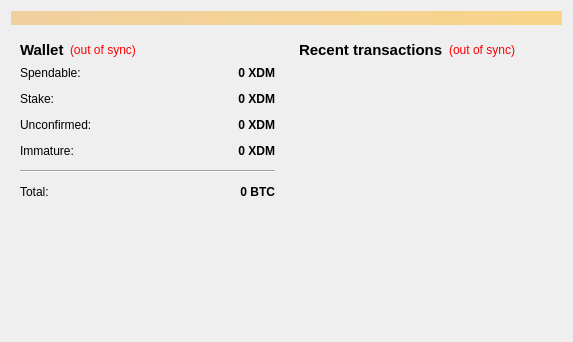
<?xml version="1.0" encoding="UTF-8"?>
<ui version="4.0">
 <class>OverviewPage</class>
 <widget class="QWidget" name="OverviewPage">
  <property name="geometry">
   <rect>
    <x>0</x>
    <y>0</y>
    <width>573</width>
    <height>342</height>
   </rect>
  </property>
  <property name="windowTitle">
   <string>Form</string>
  </property>
  <layout class="QVBoxLayout" name="topLayout">
   <item>
    <widget class="QLabel" name="labelAlerts">
     <property name="visible">
      <bool>false</bool>
     </property>
     <property name="styleSheet">
      <string notr="true">background-color: qlineargradient(x1: 0, y1: 0, x2: 1, y2: 0, stop:0 #F0D0A0, stop:1 #F8D488);  color:#000000
</string>
     </property>
     <property name="wordWrap">
      <bool>true</bool>
     </property>
     <property name="margin">
      <number>3</number>
     </property>
    </widget>
   </item>
   <item>
    <layout class="QHBoxLayout" name="horizontalLayout" stretch="1,1">
     <item>
      <layout class="QVBoxLayout" name="verticalLayout_2">
       <item>
        <widget class="QWidget" name="widget" native="true">
         <layout class="QVBoxLayout" name="verticalLayout_4">
          <item>
           <layout class="QHBoxLayout" name="horizontalLayout_4">
            <item>
             <widget class="QLabel" name="label_5">
              <property name="font">
               <font>
                <pointsize>11</pointsize>
                <weight>75</weight>
                <bold>true</bold>
               </font>
              </property>
              <property name="text">
               <string>Wallet</string>
              </property>
             </widget>
            </item>
            <item>
             <widget class="QLabel" name="labelWalletStatus">
              <property name="toolTip">
               <string>The displayed information may be out of date. Your wallet automatically synchronizes with the Mxdum network after a connection is established, but this process has not completed yet.</string>
              </property>
              <property name="styleSheet">
               <string notr="true">QLabel { color: red; }</string>
              </property>
              <property name="text">
               <string notr="true">(out of sync)</string>
              </property>
              <property name="alignment">
               <set>Qt::AlignLeading|Qt::AlignLeft|Qt::AlignVCenter</set>
              </property>
             </widget>
            </item>
            <item>
             <spacer name="horizontalSpacer_2">
              <property name="orientation">
               <enum>Qt::Horizontal</enum>
              </property>
              <property name="sizeHint" stdset="0">
               <size>
                <width>40</width>
                <height>20</height>
               </size>
              </property>
             </spacer>
            </item>
           </layout>
          </item>
          <item>
           <layout class="QFormLayout" name="formLayout_2">
            <property name="fieldGrowthPolicy">
             <enum>QFormLayout::AllNonFixedFieldsGrow</enum>
            </property>
            <property name="horizontalSpacing">
             <number>12</number>
            </property>
            <property name="verticalSpacing">
             <number>12</number>
            </property>
            <item row="0" column="0">
             <widget class="QLabel" name="label">
              <property name="text">
               <string>Spendable:</string>
              </property>
             </widget>
            </item>
            <item row="0" column="1">
             <widget class="QLabel" name="labelBalance">
              <property name="font">
               <font>
                <weight>75</weight>
                <bold>true</bold>
               </font>
              </property>
              <property name="cursor">
               <cursorShape>IBeamCursor</cursorShape>
              </property>
              <property name="toolTip">
               <string>Your current spendable balance</string>
              </property>
              <property name="text">
               <string notr="true">0 XDM</string>
              </property>
              <property name="alignment">
               <set>Qt::AlignRight|Qt::AlignTrailing|Qt::AlignVCenter</set>
              </property>
              <property name="textInteractionFlags">
               <set>Qt::LinksAccessibleByMouse|Qt::TextSelectableByKeyboard|Qt::TextSelectableByMouse</set>
              </property>
             </widget>
            </item>
            <item row="1" column="0">
             <widget class="QLabel" name="label_6">
              <property name="text">
               <string>Stake:</string>
              </property>
             </widget>
            </item>
            <item row="1" column="1">
             <widget class="QLabel" name="labelStake">
              <property name="font">
               <font>
                <weight>75</weight>
                <bold>true</bold>
               </font>
              </property>
              <property name="cursor">
               <cursorShape>IBeamCursor</cursorShape>
              </property>
              <property name="toolTip">
               <string>Total of coins that was staked, and do not yet count toward the current balance</string>
              </property>
              <property name="text">
               <string notr="true">0 XDM</string>
              </property>
              <property name="alignment">
               <set>Qt::AlignRight|Qt::AlignTrailing|Qt::AlignVCenter</set>
              </property>
              <property name="textInteractionFlags">
               <set>Qt::LinksAccessibleByMouse|Qt::TextSelectableByKeyboard|Qt::TextSelectableByMouse</set>
              </property>
             </widget>
            </item>
            <item row="2" column="0">
             <widget class="QLabel" name="label_3">
              <property name="text">
               <string>Unconfirmed:</string>
              </property>
             </widget>
            </item>
            <item row="2" column="1">
             <widget class="QLabel" name="labelUnconfirmed">
              <property name="font">
               <font>
                <weight>75</weight>
                <bold>true</bold>
               </font>
              </property>
              <property name="cursor">
               <cursorShape>IBeamCursor</cursorShape>
              </property>
              <property name="toolTip">
               <string>Total of transactions that have yet to be confirmed, and do not yet count toward the current balance</string>
              </property>
              <property name="text">
               <string notr="true">0 XDM</string>
              </property>
              <property name="alignment">
               <set>Qt::AlignRight|Qt::AlignTrailing|Qt::AlignVCenter</set>
              </property>
              <property name="textInteractionFlags">
               <set>Qt::LinksAccessibleByMouse|Qt::TextSelectableByKeyboard|Qt::TextSelectableByMouse</set>
              </property>
             </widget>
            </item>
            <item row="3" column="0">
             <widget class="QLabel" name="labelImmatureText">
              <property name="text">
               <string>Immature:</string>
              </property>
             </widget>
            </item>
            <item row="3" column="1">
             <widget class="QLabel" name="labelImmature">
              <property name="font">
               <font>
                <weight>75</weight>
                <bold>true</bold>
               </font>
              </property>
              <property name="toolTip">
               <string>Mined balance that has not yet matured</string>
              </property>
              <property name="text">
               <string notr="true">0 XDM</string>
              </property>
              <property name="alignment">
               <set>Qt::AlignRight|Qt::AlignTrailing|Qt::AlignVCenter</set>
              </property>
              <property name="textInteractionFlags">
               <set>Qt::LinksAccessibleByMouse|Qt::TextSelectableByKeyboard|Qt::TextSelectableByMouse</set>
              </property>
             </widget>
            </item>
            <item row="4" column="0" colspan="2">
             <widget class="Line" name="line">
              <property name="orientation">
               <enum>Qt::Horizontal</enum>
              </property>
             </widget>
            </item>
            <item row="5" column="0">
             <widget class="QLabel" name="labelTotalText">
              <property name="text">
               <string>Total:</string>
              </property>
             </widget>
            </item>
            <item row="5" column="1">
             <widget class="QLabel" name="labelTotal">
              <property name="font">
               <font>
                <weight>75</weight>
                <bold>true</bold>
               </font>
              </property>
              <property name="cursor">
               <cursorShape>IBeamCursor</cursorShape>
              </property>
              <property name="toolTip">
               <string>Your current total balance</string>
              </property>
              <property name="text">
               <string notr="true">0 BTC</string>
              </property>
              <property name="alignment">
               <set>Qt::AlignRight|Qt::AlignTrailing|Qt::AlignVCenter</set>
              </property>
              <property name="textInteractionFlags">
               <set>Qt::LinksAccessibleByMouse|Qt::TextSelectableByKeyboard|Qt::TextSelectableByMouse</set>
              </property>
             </widget>
            </item>
           </layout>
          </item>
         </layout>
        </widget>
       </item>
       <item>
        <spacer name="verticalSpacer">
         <property name="orientation">
          <enum>Qt::Vertical</enum>
         </property>
         <property name="sizeHint" stdset="0">
          <size>
           <width>20</width>
           <height>40</height>
          </size>
         </property>
        </spacer>
       </item>
      </layout>
     </item>
     <item>
      <layout class="QVBoxLayout" name="verticalLayout_3">
       <item>
        <widget class="QWidget" name="widget_2" native="true">
         <layout class="QVBoxLayout" name="verticalLayout">
          <item>
           <layout class="QHBoxLayout" name="horizontalLayout_2">
            <item>
             <widget class="QLabel" name="label_4">
              <property name="font">
               <font>
                <pointsize>11</pointsize>
                <weight>75</weight>
                <bold>true</bold>
               </font>
              </property>
              <property name="text">
               <string>&lt;b&gt;Recent transactions&lt;/b&gt;</string>
              </property>
             </widget>
            </item>
            <item>
             <widget class="QLabel" name="labelTransactionsStatus">
              <property name="toolTip">
               <string>The displayed information may be out of date. Your wallet automatically synchronizes with the Mxdum network after a connection is established, but this process has not completed yet.</string>
              </property>
              <property name="styleSheet">
               <string notr="true">QLabel { color: red; }</string>
              </property>
              <property name="text">
               <string notr="true">(out of sync)</string>
              </property>
              <property name="alignment">
               <set>Qt::AlignRight|Qt::AlignTrailing|Qt::AlignVCenter</set>
              </property>
             </widget>
            </item>
            <item>
             <spacer name="horizontalSpacer">
              <property name="orientation">
               <enum>Qt::Horizontal</enum>
              </property>
              <property name="sizeHint" stdset="0">
               <size>
                <width>40</width>
                <height>20</height>
               </size>
              </property>
             </spacer>
            </item>
           </layout>
          </item>
          <item>
           <widget class="QListView" name="listTransactions">
            <property name="styleSheet">
             <string notr="true">QListView { background: transparent; }</string>
            </property>
            <property name="frameShape">
             <enum>QFrame::NoFrame</enum>
            </property>
            <property name="verticalScrollBarPolicy">
             <enum>Qt::ScrollBarAlwaysOff</enum>
            </property>
            <property name="horizontalScrollBarPolicy">
             <enum>Qt::ScrollBarAlwaysOff</enum>
            </property>
            <property name="selectionMode">
             <enum>QAbstractItemView::NoSelection</enum>
            </property>
           </widget>
          </item>
         </layout>
        </widget>
       </item>
      </layout>
     </item>
    </layout>
   </item>
  </layout>
 </widget>
 <resources/>
 <connections/>
</ui>
